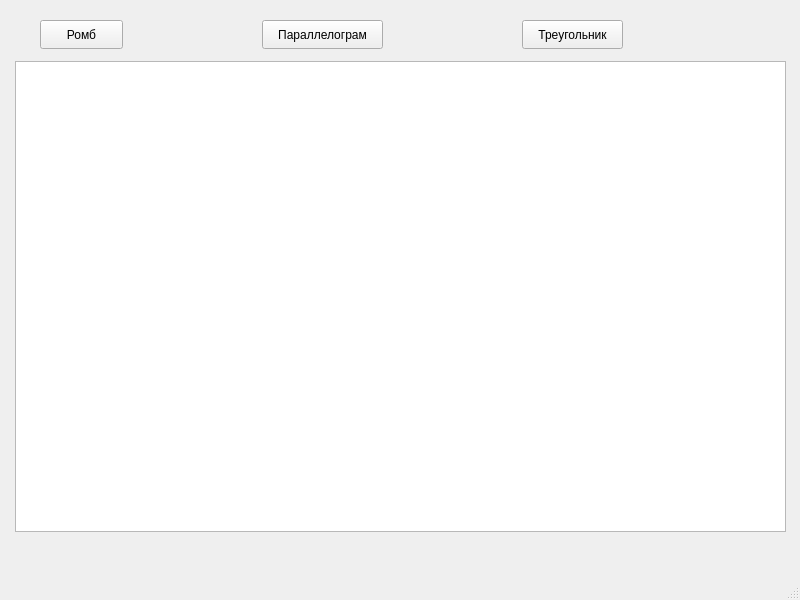
<?xml version="1.0" encoding="UTF-8"?>
<ui version="4.0">
 <class>MainWindow</class>
 <widget class="QMainWindow" name="MainWindow">
  <property name="geometry">
   <rect>
    <x>0</x>
    <y>0</y>
    <width>800</width>
    <height>600</height>
   </rect>
  </property>
  <property name="windowTitle">
   <string>MainWindow</string>
  </property>
  <widget class="QWidget" name="centralwidget">
   <widget class="QPushButton" name="pushButton_romb">
    <property name="geometry">
     <rect>
      <x>40</x>
      <y>20</y>
      <width>83</width>
      <height>29</height>
     </rect>
    </property>
    <property name="text">
     <string>Ромб</string>
    </property>
   </widget>
   <widget class="QPushButton" name="pushButton_kvad">
    <property name="geometry">
     <rect>
      <x>262</x>
      <y>20</y>
      <width>121</width>
      <height>29</height>
     </rect>
    </property>
    <property name="text">
     <string>Параллелограм</string>
    </property>
   </widget>
   <widget class="QPushButton" name="pushButton_tria">
    <property name="geometry">
     <rect>
      <x>522</x>
      <y>20</y>
      <width>101</width>
      <height>29</height>
     </rect>
    </property>
    <property name="text">
     <string>Треугольник</string>
    </property>
   </widget>
   <widget class="QGraphicsView" name="graphicsView">
    <property name="geometry">
     <rect>
      <x>15</x>
      <y>61</y>
      <width>771</width>
      <height>471</height>
     </rect>
    </property>
   </widget>
  </widget>
  <widget class="QMenuBar" name="menubar">
   <property name="geometry">
    <rect>
     <x>0</x>
     <y>0</y>
     <width>800</width>
     <height>25</height>
    </rect>
   </property>
  </widget>
  <widget class="QStatusBar" name="statusbar"/>
 </widget>
 <resources/>
 <connections/>
</ui>
